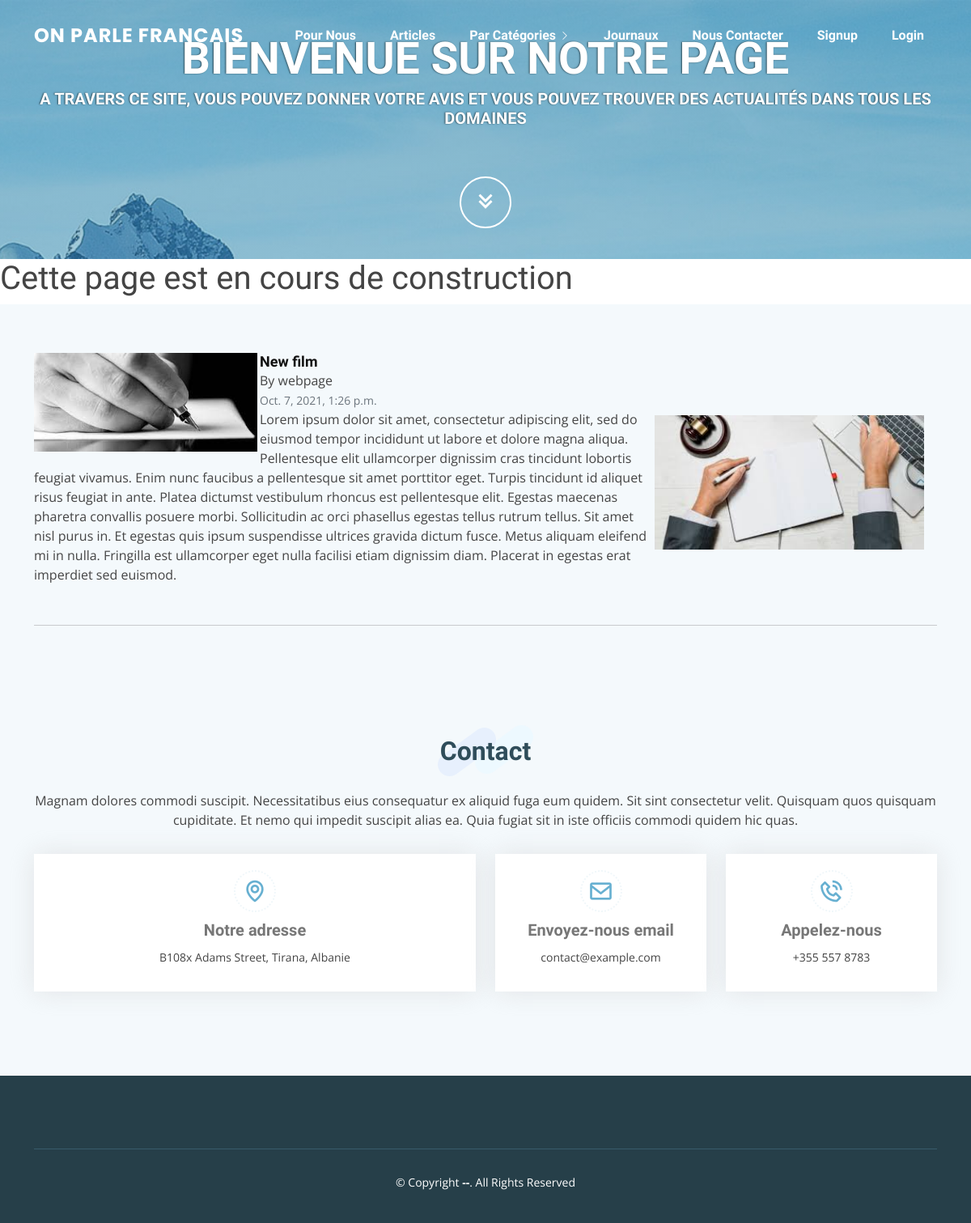
Before: /single/New-film with the older database file.
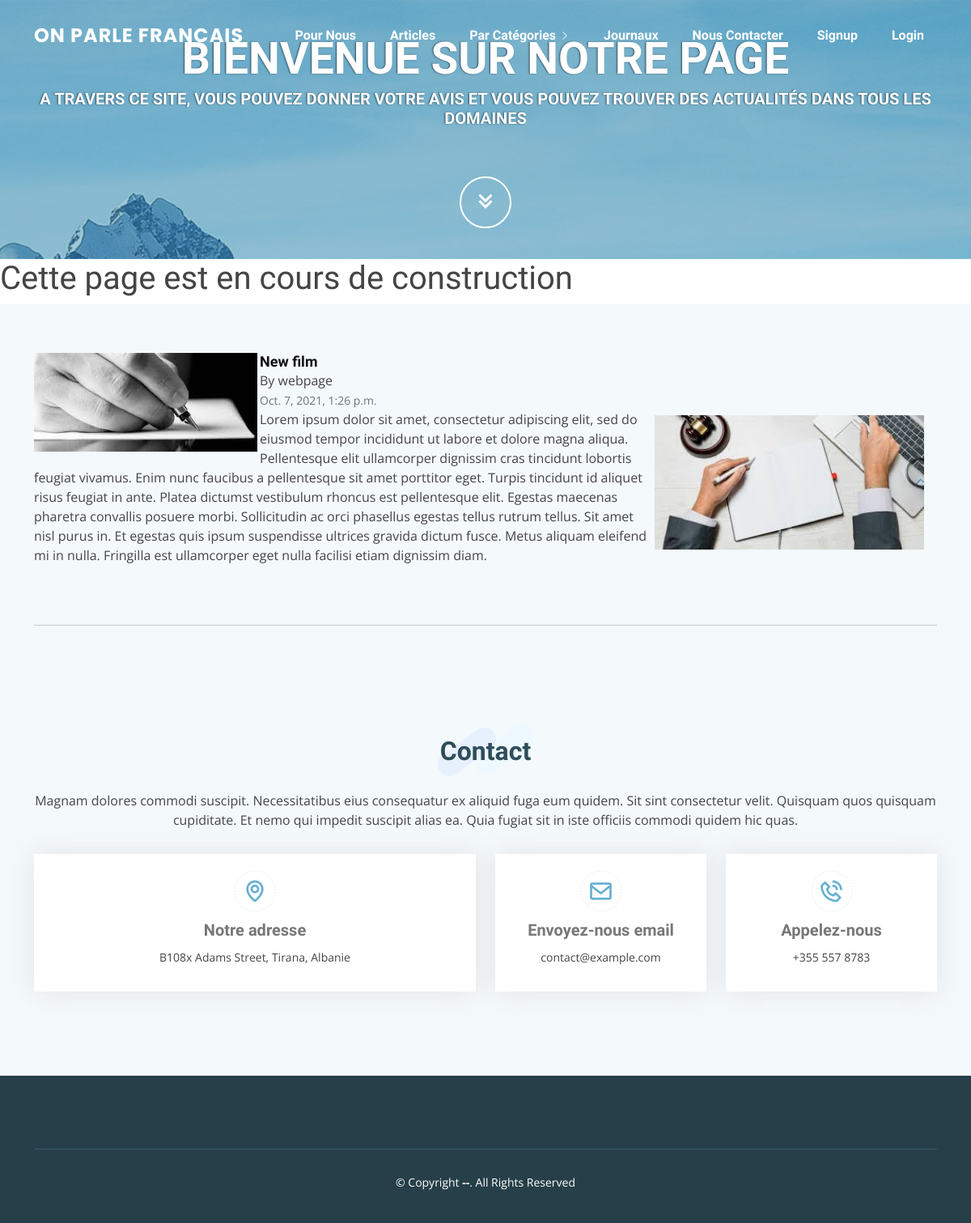
After: the same page with the newer database file.
### articles/models.py (models this page shows, shortened)
class Article(models.Model):
    HEALTH = 'HL'
    ACTUALITY = 'ACT'
    SPORT = 'SP'
    POLITICS = 'POL'
    BUSINESS = 'BNS'
    ENTERTAINMENT = 'ENTM'
    HISTORY = 'HS'
    LITERATURE = 'LTR'
    CATEGORY_ARTICLE_CHOICES = [
        (HEALTH, 'Health'),
        (ACTUALITY, 'Actuality'),
        (SPORT, 'Sport'),
        (POLITICS, 'Politics'),
        (ENTERTAINMENT, 'Entertainment'),
        (HISTORY, 'History'),
        (LITERATURE, 'Literature'),
    ]
    category = models.CharField(
        max_length=4,
        choices=CATEGORY_ARTICLE_CHOICES,
        default=ACTUALITY,
    )
    title = models.CharField(max_length=1024)
    authors = models.CharField(max_length=1024)
    content = models.TextField()
    authors_image = models.ImageField(upload_to='images/', max_length=100, null=True, blank=True)
    content_image = models.ImageField(upload_to='images/', max_length=100, null=True, blank=True)
    created_at = models.DateTimeField(auto_now_add=True)
    slug = models.SlugField(max_length=1024, null=True, blank=True)
    class Meta:
        ordering = ('created_at',)
    @property
    def authors_image_url(self):
        if self.authors_image and hasattr(self.authors_image, 'url'):
            return self.authors_image.url
        else:
            return "/static/img/authors_default_image.jpg"
    @property
    def content_image_url(self):
        if self.content_image and hasattr(self.content_image, 'url'):
            return self.content_image.url
        else:
            return "/static/img/content_default_image.jpg"

### articles/views.py (the view)
# urls.py: path('single/<slug:slug>', views.ArticleDetailView.as_view(), name='single_article'),
class ArticleDetailView(DetailView):
    template_name = "articles/single_article.html"
    queryset = Article.objects.all()
    context_object_name = "item"

### articles/templates/articles/single_article.html (shortened to what this page needs)
{% extends 'articles/base.html' %} {% load static %} {% block content %}
<section id="testimonials" class="testimonials section-bg">
  <div class="container">
    <div class="row">
      <div class="col-lg-12" data-aos="fade-up" data-aos-delay="100">
        <div class="testimonial-item">
          <img
            src="{{ item.authors_image_url }}"
            class="testimonial-img"
            alt=""
          />
          <img
            src="{{ item.content_image_url }}"
            class="testimonial-content-img"
            alt="content-img"
          />
          <h3>{{ item.title }}</h3>
          {{ item.authors }}
          <br />
          <small class="text-muted">{{item.created_at}}</small>
          <br />
          {{ item.content }}
        </div>
        <hr />
      </div>
    </div>
  </div>
</section>
{% endblock content %}

Changed rows visible on the page:
changed Article "New film": content "…facilisi etiam dignissim diam. Placerat in egestas erat imperdiet sed euismod." → "…facilisi etiam dignissim diam."
